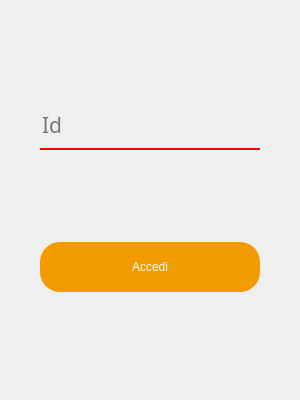
<?xml version="1.0" encoding="UTF-8"?>
<ui version="4.0">
 <class>Frame</class>
 <widget class="QFrame" name="Frame">
  <property name="geometry">
   <rect>
    <x>0</x>
    <y>0</y>
    <width>300</width>
    <height>400</height>
   </rect>
  </property>
  <property name="minimumSize">
   <size>
    <width>300</width>
    <height>400</height>
   </size>
  </property>
  <property name="maximumSize">
   <size>
    <width>500</width>
    <height>650</height>
   </size>
  </property>
  <property name="windowTitle">
   <string>Frame</string>
  </property>
  <layout class="QVBoxLayout" name="verticalLayout">
   <item>
    <spacer name="verticalSpacer">
     <property name="orientation">
      <enum>Qt::Vertical</enum>
     </property>
     <property name="sizeType">
      <enum>QSizePolicy::Expanding</enum>
     </property>
     <property name="sizeHint" stdset="0">
      <size>
       <width>20</width>
       <height>30</height>
      </size>
     </property>
    </spacer>
   </item>
   <item alignment="Qt::AlignHCenter">
    <widget class="QLineEdit" name="Id_field">
     <property name="sizePolicy">
      <sizepolicy hsizetype="Fixed" vsizetype="Fixed">
       <horstretch>0</horstretch>
       <verstretch>0</verstretch>
      </sizepolicy>
     </property>
     <property name="minimumSize">
      <size>
       <width>220</width>
       <height>40</height>
      </size>
     </property>
     <property name="maximumSize">
      <size>
       <width>400</width>
       <height>60</height>
      </size>
     </property>
     <property name="sizeIncrement">
      <size>
       <width>100</width>
       <height>10</height>
      </size>
     </property>
     <property name="baseSize">
      <size>
       <width>0</width>
       <height>0</height>
      </size>
     </property>
     <property name="font">
      <font>
       <family>American Typewriter</family>
       <pointsize>16</pointsize>
      </font>
     </property>
     <property name="styleSheet">
      <string notr="true">background-color: rgba(0,0,0,0);
border:none;
border-bottom:2px solid red;
padding-bottom:7px;</string>
     </property>
     <property name="placeholderText">
      <string>Id</string>
     </property>
    </widget>
   </item>
   <item>
    <spacer name="verticalSpacer_4">
     <property name="orientation">
      <enum>Qt::Vertical</enum>
     </property>
     <property name="sizeType">
      <enum>QSizePolicy::Fixed</enum>
     </property>
     <property name="sizeHint" stdset="0">
      <size>
       <width>20</width>
       <height>10</height>
      </size>
     </property>
    </spacer>
   </item>
   <item alignment="Qt::AlignHCenter">
    <widget class="QLabel" name="error">
     <property name="minimumSize">
      <size>
       <width>200</width>
       <height>30</height>
      </size>
     </property>
     <property name="text">
      <string/>
     </property>
    </widget>
   </item>
   <item>
    <spacer name="verticalSpacer_3">
     <property name="orientation">
      <enum>Qt::Vertical</enum>
     </property>
     <property name="sizeType">
      <enum>QSizePolicy::Fixed</enum>
     </property>
     <property name="sizeHint" stdset="0">
      <size>
       <width>20</width>
       <height>40</height>
      </size>
     </property>
    </spacer>
   </item>
   <item alignment="Qt::AlignHCenter">
    <widget class="QPushButton" name="la_button">
     <property name="minimumSize">
      <size>
       <width>220</width>
       <height>50</height>
      </size>
     </property>
     <property name="cursor">
      <cursorShape>PointingHandCursor</cursorShape>
     </property>
     <property name="styleSheet">
      <string notr="true">QPushButton{
   
	background-color: rgb(242, 155, 0);
     border:none;
     color:rgb(255,255,255); 
     border-radius:20px;
   
}
QPushButton:hover {
	
	background-color: rgba(242, 155, 20,200);
     border-left: 2px solid rgb(173, 107,0);
     border-right: 2px solid rgb(173, 107,0);
     border-bottom: 3px solid rgb(173, 107,0);
}
QPushButton:pressed {
	
	background-color: rgba(255, 224, 0,75);
     border-left: 2px solid rgb(173, 107,0);
     border-right: 2px solid rgb(173, 107,0); 
     border-bottom: none;
}</string>
     </property>
     <property name="text">
      <string>Accedi</string>
     </property>
    </widget>
   </item>
   <item>
    <spacer name="verticalSpacer_2">
     <property name="orientation">
      <enum>Qt::Vertical</enum>
     </property>
     <property name="sizeType">
      <enum>QSizePolicy::Expanding</enum>
     </property>
     <property name="sizeHint" stdset="0">
      <size>
       <width>20</width>
       <height>30</height>
      </size>
     </property>
    </spacer>
   </item>
  </layout>
 </widget>
 <resources/>
 <connections/>
</ui>
